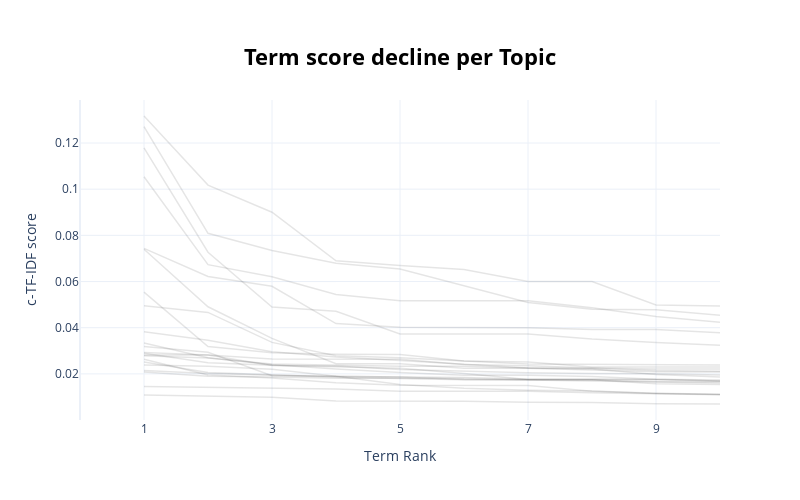

Notebook code for this chart:
### Code cell
topic_model.visualize_term_rank()

### Figure 1 — Plotly figure (JSON) as saved in the notebook; plotly's stock layout.template omitted (floating-point values rounded to 4 significant figures)
{"data": [{"hovertext": "<b>Topic -1</b>:voce_amore_occhi_mano_pareva_anima", "line": {"color": "black", "width": 1.5}, "mode": "lines+lines", "name": "", "opacity": 0.1, "type": "scatter", "x": [1, 2, 3, 4, 5, 6, 7, 8, 9, 10], "y": [0.01083, 0.01033, 0.009842, 0.008236, 0.008179, 0.008157, 0.007687, 0.007619, 0.007027, 0.006955]}, {"hovertext": "<b>Topic 0</b>:mano_bocca_rispose_occhi_parole_gio", "line": {"color": "black", "width": 1.5}, "mode": "lines+lines", "name": "", "opacity": 0.1, "type": "scatter", "x": [1, 2, 3, 4, 5, 6, 7, 8, 9, 10], "y": [0.03189, 0.02938, 0.01922, 0.0189, 0.01842, 0.01841, 0.01776, 0.01775, 0.01764, 0.01737]}, {"hovertext": "<b>Topic 1</b>:spirito_tempo_sentiva_cuore_ambedue", "line": {"color": "black", "width": 1.5}, "mode": "lines+lines", "name": "", "opacity": 0.1, "type": "scatter", "x": [1, 2, 3, 4, 5, 6, 7, 8, 9, 10], "y": [0.01453, 0.01418, 0.01373, 0.01343, 0.01253, 0.01249, 0.01244, 0.01178, 0.01132, 0.01101]}, {"hovertext": "<b>Topic 2</b>:vita_anima_spirito_forza_padre_esse", "line": {"color": "black", "width": 1.5}, "mode": "lines+lines", "name": "", "opacity": 0.1, "type": "scatter", "x": [1, 2, 3, 4, 5, 6, 7, 8, 9, 10], "y": [0.0263, 0.01954, 0.01825, 0.01621, 0.01511, 0.01507, 0.01495, 0.01246, 0.01151, 0.01108]}, {"hovertext": "<b>Topic 3</b>:addio_taci_tua_hai_chiese_voce_risp", "line": {"color": "black", "width": 1.5}, "mode": "lines+lines", "name": "", "opacity": 0.1, "type": "scatter", "x": [1, 2, 3, 4, 5, 6, 7, 8, 9, 10], "y": [0.0554, 0.03182, 0.02915, 0.02849, 0.02841, 0.02559, 0.02431, 0.02421, 0.02411, 0.02387]}, {"hovertext": "<b>Topic 4</b>:anima_vita_dio_dolore_cuore_posso_s", "line": {"color": "black", "width": 1.5}, "mode": "lines+lines", "name": "", "opacity": 0.1, "type": "scatter", "x": [1, 2, 3, 4, 5, 6, 7, 8, 9, 10], "y": [0.03828, 0.03456, 0.02957, 0.02732, 0.02576, 0.02426, 0.02251, 0.02206, 0.01976, 0.01869]}, {"hovertext": "<b>Topic 5</b>:occhi_testa_bocca_capelli_color_fro", "line": {"color": "black", "width": 1.5}, "mode": "lines+lines", "name": "", "opacity": 0.1, "type": "scatter", "x": [1, 2, 3, 4, 5, 6, 7, 8, 9, 10], "y": [0.02144, 0.02012, 0.01944, 0.01899, 0.01537, 0.01379, 0.01296, 0.01263, 0.01159, 0.01114]}, {"hovertext": "<b>Topic 6</b>:interruppe_ah_rispose_marchesa_prin", "line": {"color": "black", "width": 1.5}, "mode": "lines+lines", "name": "", "opacity": 0.1, "type": "scatter", "x": [1, 2, 3, 4, 5, 6, 7, 8, 9, 10], "y": [0.02382, 0.02327, 0.022, 0.01893, 0.01868, 0.01754, 0.01737, 0.0169, 0.01636, 0.01607]}, {"hovertext": "<b>Topic 7</b>:cielo_acqua_verde_alberi_vento_nuvo", "line": {"color": "black", "width": 1.5}, "mode": "lines+lines", "name": "", "opacity": 0.1, "type": "scatter", "x": [1, 2, 3, 4, 5, 6, 7, 8, 9, 10], "y": [0.03335, 0.02695, 0.02398, 0.02212, 0.02061, 0.01944, 0.01941, 0.0189, 0.01762, 0.01696]}, {"hovertext": "<b>Topic 8</b>:terreno_guardia_barone_botta_metri_", "line": {"color": "black", "width": 1.5}, "mode": "lines+lines", "name": "", "opacity": 0.1, "type": "scatter", "x": [1, 2, 3, 4, 5, 6, 7, 8, 9, 10], "y": [0.02817, 0.02817, 0.0264, 0.02638, 0.02638, 0.02403, 0.02347, 0.02253, 0.02213, 0.02213]}, {"hovertext": "<b>Topic 9</b>:versi_libro_secolo_libri_corte_terz", "line": {"color": "black", "width": 1.5}, "mode": "lines+lines", "name": "", "opacity": 0.1, "type": "scatter", "x": [1, 2, 3, 4, 5, 6, 7, 8, 9, 10], "y": [0.02891, 0.02485, 0.02369, 0.02306, 0.02247, 0.02021, 0.0176, 0.0176, 0.01745, 0.01695]}, {"hovertext": "<b>Topic 10</b>:ottobre_giorno_partire_settembre_s", "line": {"color": "black", "width": 1.5}, "mode": "lines+lines", "name": "", "opacity": 0.1, "type": "scatter", "x": [1, 2, 3, 4, 5, 6, 7, 8, 9, 10], "y": [0.1317, 0.1018, 0.09002, 0.06899, 0.06692, 0.06516, 0.06002, 0.06002, 0.04984, 0.04943]}, {"hovertext": "<b>Topic 11</b>:occhi_tratto_ambedue_ricordava_era", "line": {"color": "black", "width": 1.5}, "mode": "lines+lines", "name": "", "opacity": 0.1, "type": "scatter", "x": [1, 2, 3, 4, 5, 6, 7, 8, 9, 10], "y": [0.02077, 0.01893, 0.0186, 0.01816, 0.01816, 0.01804, 0.01749, 0.01743, 0.01571, 0.0154]}, {"hovertext": "<b>Topic 12</b>:città_obelisco_cipressi_luce_giù_a", "line": {"color": "black", "width": 1.5}, "mode": "lines+lines", "name": "", "opacity": 0.1, "type": "scatter", "x": [1, 2, 3, 4, 5, 6, 7, 8, 9, 10], "y": [0.02929, 0.02819, 0.02361, 0.02345, 0.02195, 0.02122, 0.02045, 0.02012, 0.02004, 0.01949]}, {"hovertext": "<b>Topic 13</b>:madre_vieni_parlava_voleva_mamma_a", "line": {"color": "black", "width": 1.5}, "mode": "lines+lines", "name": "", "opacity": 0.1, "type": "scatter", "x": [1, 2, 3, 4, 5, 6, 7, 8, 9, 10], "y": [0.04956, 0.04662, 0.03364, 0.02789, 0.02699, 0.02557, 0.02517, 0.02294, 0.02294, 0.02294]}, {"hovertext": "<b>Topic 14</b>:vendite_vaso_stanza_secolo_caminet", "line": {"color": "black", "width": 1.5}, "mode": "lines+lines", "name": "", "opacity": 0.1, "type": "scatter", "x": [1, 2, 3, 4, 5, 6, 7, 8, 9, 10], "y": [0.02516, 0.02055, 0.01959, 0.01851, 0.01795, 0.01745, 0.01743, 0.01733, 0.01662, 0.01662]}, {"hovertext": "<b>Topic 15</b>:musica_pianoforte_sonata_esprimeva", "line": {"color": "black", "width": 1.5}, "mode": "lines+lines", "name": "", "opacity": 0.1, "type": "scatter", "x": [1, 2, 3, 4, 5, 6, 7, 8, 9, 10], "y": [0.07396, 0.04906, 0.03537, 0.02437, 0.02437, 0.02247, 0.02247, 0.02179, 0.02097, 0.02081]}, {"hovertext": "<b>Topic 16</b>:domani_nove_mezzogiorno_signor_avv", "line": {"color": "black", "width": 1.5}, "mode": "lines+lines", "name": "", "opacity": 0.1, "type": "scatter", "x": [1, 2, 3, 4, 5, 6, 7, 8, 9, 10], "y": [0.1054, 0.06733, 0.0621, 0.05441, 0.05169, 0.05169, 0.05169, 0.04867, 0.04488, 0.04239]}, {"hovertext": "<b>Topic 17</b>:carrozza_scale_gradino_giardino_en", "line": {"color": "black", "width": 1.5}, "mode": "lines+lines", "name": "", "opacity": 0.1, "type": "scatter", "x": [1, 2, 3, 4, 5, 6, 7, 8, 9, 10], "y": [0.1271, 0.0809, 0.07349, 0.06795, 0.06546, 0.05807, 0.05096, 0.04802, 0.04778, 0.04534]}, {"hovertext": "<b>Topic 18</b>:cavalli_cavallo_corsa_rasente_scal", "line": {"color": "black", "width": 1.5}, "mode": "lines+lines", "name": "", "opacity": 0.1, "type": "scatter", "x": [1, 2, 3, 4, 5, 6, 7, 8, 9, 10], "y": [0.1179, 0.0727, 0.04894, 0.04709, 0.03727, 0.03727, 0.03727, 0.0351, 0.03356, 0.03237]}, {"hovertext": "<b>Topic 19</b>:acido_20_ornato_anima_istinto_arte", "line": {"color": "black", "width": 1.5}, "mode": "lines+lines", "name": "", "opacity": 0.1, "type": "scatter", "x": [1, 2, 3, 4, 5, 6, 7, 8, 9, 10], "y": [0.02782, 0.02683, 0.02423, 0.02381, 0.02334, 0.02334, 0.0226, 0.02241, 0.02142, 0.02117]}, {"hovertext": "<b>Topic 20</b>:parole_voce_voci_amate_imprecavano", "line": {"color": "black", "width": 1.5}, "mode": "lines+lines", "name": "", "opacity": 0.1, "type": "scatter", "x": [1, 2, 3, 4, 5, 6, 7, 8, 9, 10], "y": [0.07436, 0.0622, 0.05794, 0.04178, 0.04018, 0.04018, 0.03997, 0.03919, 0.03919, 0.03784]}], "layout": {"height": 500, "hoverlabel": {"bgcolor": "white", "font": {"family": "Rockwell", "size": 16}}, "showlegend": false, "title": {"font": {"color": "Black", "size": 22}, "text": "<b>Term score decline per Topic</b>", "x": 0.5, "xanchor": "center", "y": 0.9, "yanchor": "top"}, "width": 800, "xaxis": {"dtick": 2, "range": [0, 10], "tick0": 1, "title": {"text": "Term Rank"}}, "yaxis": {"title": {"text": "c-TF-IDF score"}}}}
